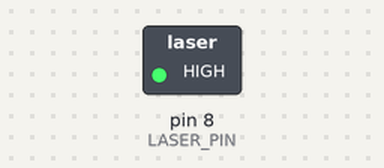
Recording of a sketch running on a simulated Arduino Uno, built with avr-gcc and run on an emulated ATmega328P. Parts: switched loads named in the sketch (green lamp = pin HIGH). Dashed ring = blinking.

Above: at 0.5 s.
Timing chart, 0 to 4.6 s (numbered marks = the images above):
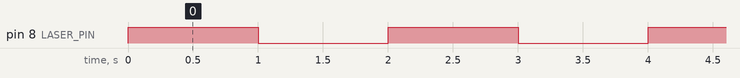

Measured:
- by itself, pin 8 (LASER_PIN): alternates HIGH for 1.0 s and LOW for 1.0 s

The sketch:

code.ino
```cpp
// KY-008 unit test sketch:
//   Toggle the laser's signal pin every second. The harness samples the
//   element's `laserOn` property mid-phase, so it must track the pin.

const int LASER_PIN = 8;

void setup() {
  pinMode(LASER_PIN, OUTPUT);
}

void loop() {
  digitalWrite(LASER_PIN, HIGH);
  delay(1000);
  digitalWrite(LASER_PIN, LOW);
  delay(1000);
}
```
